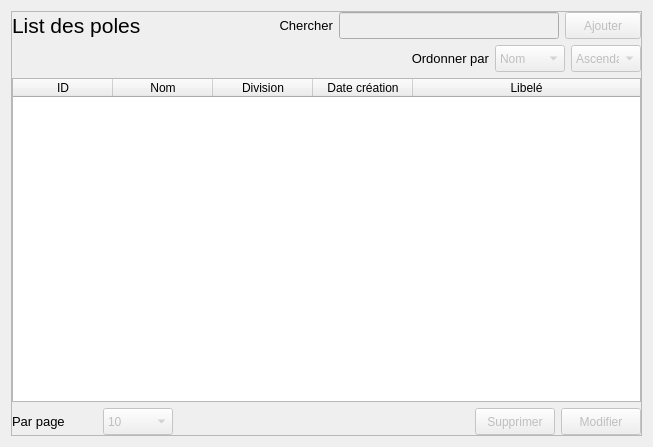
<?xml version="1.0" encoding="UTF-8"?>
<ui version="4.0">
 <class>Form</class>
 <widget class="QWidget" name="Form">
  <property name="geometry">
   <rect>
    <x>0</x>
    <y>0</y>
    <width>653</width>
    <height>447</height>
   </rect>
  </property>
  <property name="windowTitle">
   <string>Form</string>
  </property>
  <layout class="QGridLayout" name="gridLayout">
   <item row="0" column="0">
    <widget class="QFrame" name="frame">
     <property name="frameShape">
      <enum>QFrame::StyledPanel</enum>
     </property>
     <property name="frameShadow">
      <enum>QFrame::Raised</enum>
     </property>
     <layout class="QGridLayout" name="gridLayout_2">
      <property name="leftMargin">
       <number>0</number>
      </property>
      <property name="topMargin">
       <number>0</number>
      </property>
      <property name="rightMargin">
       <number>0</number>
      </property>
      <property name="bottomMargin">
       <number>0</number>
      </property>
      <item row="0" column="0">
       <layout class="QVBoxLayout" name="verticalLayout">
        <item>
         <layout class="QHBoxLayout" name="horizontalLayout_2">
          <item>
           <widget class="QLabel" name="label_5">
            <property name="minimumSize">
             <size>
              <width>190</width>
              <height>27</height>
             </size>
            </property>
            <property name="font">
             <font>
              <pointsize>16</pointsize>
             </font>
            </property>
            <property name="text">
             <string>List des poles</string>
            </property>
            <property name="margin">
             <number>0</number>
            </property>
           </widget>
          </item>
          <item>
           <spacer name="horizontalSpacer">
            <property name="orientation">
             <enum>Qt::Horizontal</enum>
            </property>
            <property name="sizeType">
             <enum>QSizePolicy::MinimumExpanding</enum>
            </property>
            <property name="sizeHint" stdset="0">
             <size>
              <width>40</width>
              <height>20</height>
             </size>
            </property>
           </spacer>
          </item>
          <item>
           <widget class="QLabel" name="label">
            <property name="minimumSize">
             <size>
              <width>85</width>
              <height>27</height>
             </size>
            </property>
            <property name="maximumSize">
             <size>
              <width>85</width>
              <height>16777215</height>
             </size>
            </property>
            <property name="font">
             <font>
              <pointsize>10</pointsize>
             </font>
            </property>
            <property name="text">
             <string>Chercher</string>
            </property>
            <property name="alignment">
             <set>Qt::AlignRight|Qt::AlignTrailing|Qt::AlignVCenter</set>
            </property>
           </widget>
          </item>
          <item>
           <widget class="QLineEdit" name="chercher_lineEdit">
            <property name="enabled">
             <bool>false</bool>
            </property>
            <property name="minimumSize">
             <size>
              <width>220</width>
              <height>27</height>
             </size>
            </property>
            <property name="font">
             <font>
              <pointsize>10</pointsize>
             </font>
            </property>
           </widget>
          </item>
          <item>
           <widget class="QPushButton" name="ajouter_pushButton">
            <property name="enabled">
             <bool>false</bool>
            </property>
            <property name="minimumSize">
             <size>
              <width>70</width>
              <height>27</height>
             </size>
            </property>
            <property name="text">
             <string>Ajouter</string>
            </property>
           </widget>
          </item>
         </layout>
        </item>
        <item>
         <layout class="QHBoxLayout" name="horizontalLayout">
          <item>
           <spacer name="horizontalSpacer_4">
            <property name="orientation">
             <enum>Qt::Horizontal</enum>
            </property>
            <property name="sizeHint" stdset="0">
             <size>
              <width>40</width>
              <height>20</height>
             </size>
            </property>
           </spacer>
          </item>
          <item>
           <widget class="QLabel" name="label_3">
            <property name="minimumSize">
             <size>
              <width>85</width>
              <height>27</height>
             </size>
            </property>
            <property name="maximumSize">
             <size>
              <width>85</width>
              <height>16777215</height>
             </size>
            </property>
            <property name="font">
             <font>
              <pointsize>10</pointsize>
             </font>
            </property>
            <property name="text">
             <string>Ordonner par</string>
            </property>
            <property name="alignment">
             <set>Qt::AlignRight|Qt::AlignTrailing|Qt::AlignVCenter</set>
            </property>
           </widget>
          </item>
          <item>
           <widget class="QComboBox" name="coloneOrdoner_comboBox">
            <property name="enabled">
             <bool>false</bool>
            </property>
            <property name="minimumSize">
             <size>
              <width>70</width>
              <height>27</height>
             </size>
            </property>
            <property name="maximumSize">
             <size>
              <width>70</width>
              <height>27</height>
             </size>
            </property>
            <property name="editable">
             <bool>false</bool>
            </property>
            <item>
             <property name="text">
              <string>Nom</string>
             </property>
            </item>
            <item>
             <property name="text">
              <string>Prenom</string>
             </property>
            </item>
           </widget>
          </item>
          <item>
           <widget class="QComboBox" name="directionOrdre_comboBox">
            <property name="enabled">
             <bool>false</bool>
            </property>
            <property name="minimumSize">
             <size>
              <width>70</width>
              <height>27</height>
             </size>
            </property>
            <property name="maximumSize">
             <size>
              <width>70</width>
              <height>27</height>
             </size>
            </property>
            <property name="editable">
             <bool>false</bool>
            </property>
            <item>
             <property name="text">
              <string>Ascendant</string>
             </property>
            </item>
            <item>
             <property name="text">
              <string>Descendant</string>
             </property>
            </item>
           </widget>
          </item>
         </layout>
        </item>
        <item>
         <widget class="QTableWidget" name="item_tableWidget">
          <property name="minimumSize">
           <size>
            <width>0</width>
            <height>320</height>
           </size>
          </property>
          <property name="editTriggers">
           <set>QAbstractItemView::NoEditTriggers</set>
          </property>
          <property name="alternatingRowColors">
           <bool>true</bool>
          </property>
          <property name="selectionMode">
           <enum>QAbstractItemView::SingleSelection</enum>
          </property>
          <property name="selectionBehavior">
           <enum>QAbstractItemView::SelectRows</enum>
          </property>
          <property name="showGrid">
           <bool>false</bool>
          </property>
          <property name="cornerButtonEnabled">
           <bool>true</bool>
          </property>
          <attribute name="horizontalHeaderVisible">
           <bool>true</bool>
          </attribute>
          <attribute name="horizontalHeaderCascadingSectionResizes">
           <bool>false</bool>
          </attribute>
          <attribute name="horizontalHeaderStretchLastSection">
           <bool>true</bool>
          </attribute>
          <attribute name="verticalHeaderVisible">
           <bool>false</bool>
          </attribute>
          <column>
           <property name="text">
            <string>ID</string>
           </property>
          </column>
          <column>
           <property name="text">
            <string>Nom</string>
           </property>
          </column>
          <column>
           <property name="text">
            <string>Division</string>
           </property>
          </column>
          <column>
           <property name="text">
            <string>Date création</string>
           </property>
          </column>
          <column>
           <property name="text">
            <string>Libelé</string>
           </property>
          </column>
         </widget>
        </item>
        <item>
         <layout class="QHBoxLayout" name="horizontalLayout_3">
          <item>
           <widget class="QLabel" name="label_2">
            <property name="minimumSize">
             <size>
              <width>85</width>
              <height>27</height>
             </size>
            </property>
            <property name="maximumSize">
             <size>
              <width>85</width>
              <height>16777215</height>
             </size>
            </property>
            <property name="font">
             <font>
              <pointsize>10</pointsize>
             </font>
            </property>
            <property name="text">
             <string>Par page</string>
            </property>
           </widget>
          </item>
          <item>
           <widget class="QComboBox" name="rowParPage_comboBox">
            <property name="enabled">
             <bool>false</bool>
            </property>
            <property name="minimumSize">
             <size>
              <width>70</width>
              <height>27</height>
             </size>
            </property>
            <property name="maximumSize">
             <size>
              <width>70</width>
              <height>27</height>
             </size>
            </property>
            <property name="editable">
             <bool>false</bool>
            </property>
            <item>
             <property name="text">
              <string>10</string>
             </property>
            </item>
            <item>
             <property name="text">
              <string>25</string>
             </property>
            </item>
            <item>
             <property name="text">
              <string>50</string>
             </property>
            </item>
            <item>
             <property name="text">
              <string>All</string>
             </property>
            </item>
           </widget>
          </item>
          <item>
           <spacer name="horizontalSpacer_2">
            <property name="orientation">
             <enum>Qt::Horizontal</enum>
            </property>
            <property name="sizeHint" stdset="0">
             <size>
              <width>40</width>
              <height>20</height>
             </size>
            </property>
           </spacer>
          </item>
          <item>
           <widget class="QPushButton" name="supprimer_pushButton">
            <property name="enabled">
             <bool>false</bool>
            </property>
            <property name="minimumSize">
             <size>
              <width>70</width>
              <height>27</height>
             </size>
            </property>
            <property name="text">
             <string>Supprimer</string>
            </property>
           </widget>
          </item>
          <item>
           <widget class="QPushButton" name="modifier_pushButton">
            <property name="enabled">
             <bool>false</bool>
            </property>
            <property name="minimumSize">
             <size>
              <width>70</width>
              <height>27</height>
             </size>
            </property>
            <property name="text">
             <string>Modifier</string>
            </property>
           </widget>
          </item>
         </layout>
        </item>
       </layout>
      </item>
     </layout>
    </widget>
   </item>
  </layout>
 </widget>
 <resources/>
 <connections/>
</ui>
